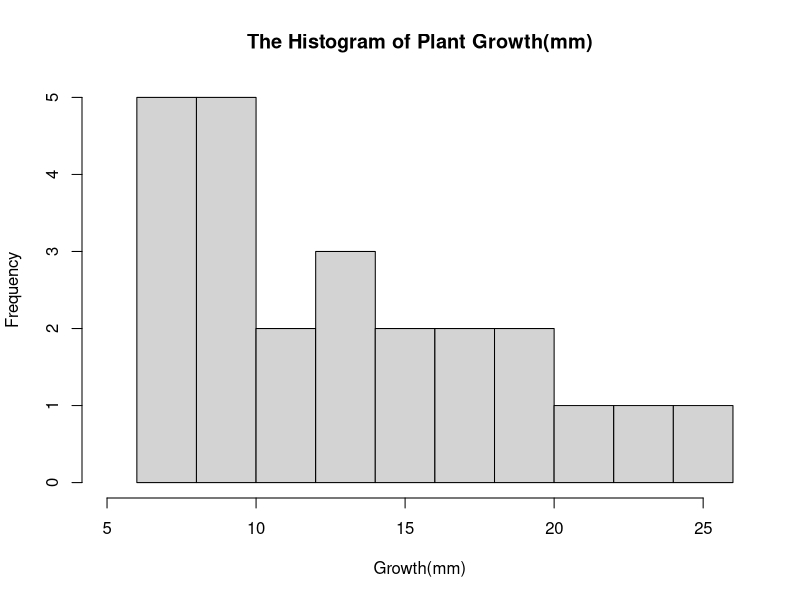

This chart was generated by the following R code:
## ---- chunk 1
knitr::opts_chunk$set(echo = TRUE)
## ---- chunk 2
Question1_data<-read.table("Question1.txt",header = T)

Question1_data

## ---- chunk 3
attach(Question1_data)

Question1_data_sorted <- cbind(growth[order(Question1_data$growth)],trt[order(Question1_data$growth)],plot[order(Question1_data$growth)],pot[order(Question1_data$growth)])

Question1_data_sorted
## ---- chunk 4
print("The mean for the growth is: ")
mean(growth)

print("The Standard Deviation of the sample is :")
sqrt(var(growth))
## ---- chunk 5
hist(growth,main="The Histogram of Plant Growth(mm)",xlab = "Growth(mm)",breaks = 10,xlim = c(5,26) )
## ---- chunk 6
sum_of_squares<-function(y){
  
  y_square=0
  #using for loop to calculate the sum square of (Y[i]-mean)
  for(i in 1:length(y)){
    y_square=(y[i])^2+y_square
  }
  #using the sqyares formula.
  y_square-(length(y)*((sum(y)/length(y)))^2)
  
}

#Test the data
y<-c(11,11,10,8,11,3,15,11,7,6)
sum_of_squares(y)



## ---- chunk 7
power.t.test(delta = 6,sd=3,sig.level = 0.05,power = 0.8,type = "one.sample")
## ---- chunk 8
#for the function, we use n=z^2*s^2/d^2 where z is confidence interval, s is standard deviation and d is margin of error. 

Population_via_CI<-function(CI, margin_of_error,standard_deviation){
  #set the value for Confidence Interval
  z<-qt(CI,df = Inf)
  
  #set margin of error
  d<-margin_of_error
  
  #set the standard deviation
  s<-standard_deviation
  
  #calculate the population
  ((z/d)^2)*(s^2)
  
  
  
}


## ---- chunk 9
Population_via_CI(0.95,2,3)
